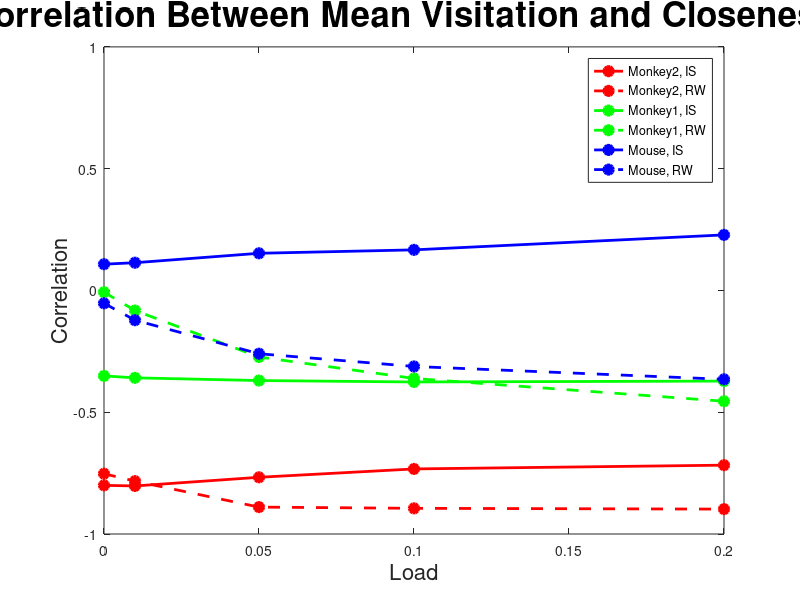
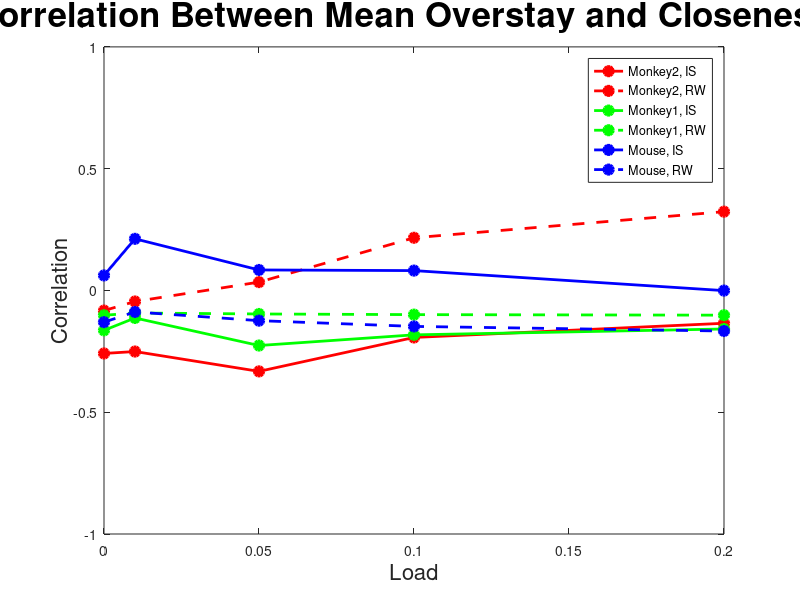

MATLAB code to generate these figures, in order:
% Influence vs. Out Close Cent 


x = [0, 0.01, 0.05, 0.1, 0.2]
%  Monkey1 IS
y1 = [-0.8001684, -0.8027371, -0.7671172, -0.7328259, -0.7173447]
% Monkey1 RW
y2 = [-0.7524747, -0.7829376, -0.8895612, -0.8945713, -0.8978071]
% Monkey2 IS
y3 = [-0.3508149, -0.3588430, -0.3699330, -0.3757980, -0.3721378]
% Monkey2 RW
y4 = [-0.007000943, -0.082475541, -0.273168753, -0.361398449, -0.454879881]
% Mouse IS
y5 = [0.1078196, 0.1138621, 0.1525914, 0.1666392, 0.2280848]
% Mouse RW
y6 = [-0.05277648, -0.12212434, -0.25984469, -0.31211641, -0.36486320]


y1 = [-0.8001684, -0.8027371, -0.7671172, -0.7328259, -0.7173447]
y2 = [-0.7524747, -0.7829376, -0.8895612, -0.8945713, -0.8978071]
y3 = [-0.3508149, -0.3588430, -0.3699330, -0.3757980, -0.3721378]
y4 = [-0.007000943, -0.082475541, -0.273168753, -0.361398449, -0.454879881]
y5 = [ 0.1078196, 0.1138621, 0.1525914, 0.1666392, 0.2280848]
y6 = [ -0.05277648, -0.12212434, -0.25984469, -0.31211641, -0.36486320]


figure
plot(x, y1, "- ro", ...
	"LineWidth", 2, ...
	"MarkerFaceColor", "r", ...
	"MarkerEdgeColor", "r", ...
	"MarkerSize", 7)
title("Pearson Correlation Between Mean Visitation and Closeness Centrality", "FontSize", 25)
xlabel("Load", "FontSize", 16)
ylabel("Correlation", "FontSize", 16)

hold on
plot(x, y2, "-- ro", ...
	"LineWidth", 2, ...
	"MarkerFaceColor", "r", ...
	"MarkerEdgeColor", "r", ...
	"MarkerSize", 7)

hold on
plot(x, y3, "- go", ...
	"LineWidth", 2, ...
	"MarkerFaceColor", "g", ...
	"MarkerEdgeColor", "g", ...
	"MarkerSize", 7)

hold on
plot(x, y4, "-- go", ...
	"LineWidth", 2, ...
	"MarkerFaceColor", "g", ...
	"MarkerEdgeColor", "g", ...
	"MarkerSize", 7)

hold on

plot(x, y5, "- bo", ...
	"LineWidth", 2, ...
	"MarkerFaceColor", "b", ...
	"MarkerEdgeColor", "b", ...
	"MarkerSize", 7)

hold on
plot(x, y6, "-- bo", ...
	"LineWidth", 2, ...
	"MarkerFaceColor", "b", ...
	"MarkerEdgeColor", "b", ...
	"MarkerSize", 7)

legend("Monkey2, IS", "Monkey2, RW", "Monkey1, IS", "Monkey1, RW", "Mouse, IS", "Mouse, RW")
ylim([-1, 1])	
hold off



% Redundancy vs. Out Close Cent

x = [0, 0.01, 0.05, 0.1, 0.2]
% Monkey1 IS
y1 = [-0.2586955, -0.2507910, -0.3322763, -0.1930321, -0.1347971]
% Monkey1 RW
y2 = [-0.08273519, -0.04536504,  0.03420807,  0.21630407,  0.32344974]
% Monkey2 IS
y3 = [-0.1637672, -0.1130369, -0.2261289, -0.1823132, -0.1582083]
% Monkey2 RW
y4 = [-0.10190957, -0.09260325, -0.09654876, -0.09928940, -0.10149816]
% Mouse IS
y5 = [ 0.0617229846,  0.2119541863,  0.0841406107,  0.0814918586, -0.0006642717]
% Mouse RW
y6 = [-0.13014377, -0.08831286, -0.12401741, -0.14766742, -0.16662328]

y1 = [-0.2586955, -0.2507910, -0.3322763, -0.1930321, -0.1347971]
y2 = [-0.08273519, -0.04536504,  0.03420807,  0.21630407,  0.32344974]
y3 = [-0.1637672, -0.1130369, -0.2261289, -0.1823132, -0.1582083]
y4 = [-0.10190957, -0.09260325, -0.09654876, -0.09928940, -0.10149816]
y5 = [0.0617229846,  0.2119541863,  0.0841406107,  0.0814918586, -0.0006642717]
y6 = [-0.13014377, -0.08831286, -0.12401741, -0.14766742, -0.16662328]



figure
plot(x, y1, "- ro", ...
	"LineWidth", 2, ...
	"MarkerFaceColor", "r", ...
	"MarkerEdgeColor", "r", ...
	"MarkerSize", 7)
title("Pearson Correlation Between Mean Overstay and Closeness Centrality", "FontSize", 25)
xlabel("Load", "FontSize", 16)
ylabel("Correlation", "FontSize", 16)

hold on
plot(x, y2, "-- ro", ...
	"LineWidth", 2, ...
	"MarkerFaceColor", "r", ...
	"MarkerEdgeColor", "r", ...
	"MarkerSize", 7)

hold on
plot(x, y3, "- go", ...
	"LineWidth", 2, ...
	"MarkerFaceColor", "g", ...
	"MarkerEdgeColor", "g", ...
	"MarkerSize", 7)

hold on
plot(x, y4, "-- go", ...
	"LineWidth", 2, ...
	"MarkerFaceColor", "g", ...
	"MarkerEdgeColor", "g", ...
	"MarkerSize", 7)

hold on

plot(x, y5, "- bo", ...
	"LineWidth", 2, ...
	"MarkerFaceColor", "b", ...
	"MarkerEdgeColor", "b", ...
	"MarkerSize", 7)

hold on
plot(x, y6, "-- bo", ...
	"LineWidth", 2, ...
	"MarkerFaceColor", "b", ...
	"MarkerEdgeColor", "b", ...
	"MarkerSize", 7)

legend("Monkey2, IS", "Monkey2, RW", "Monkey1, IS", "Monkey1, RW", "Mouse, IS", "Mouse, RW")
ylim([-1, 1])	
hold off


% Vis 










